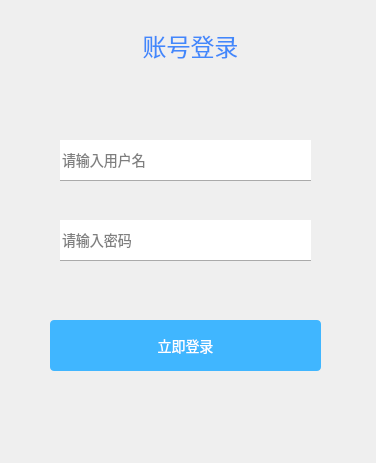
<?xml version="1.0" encoding="UTF-8"?>
<ui version="4.0">
 <class>Form</class>
 <widget class="QWidget" name="Form">
  <property name="geometry">
   <rect>
    <x>0</x>
    <y>0</y>
    <width>376</width>
    <height>463</height>
   </rect>
  </property>
  <property name="windowTitle">
   <string>Form</string>
  </property>
  <property name="windowOpacity">
   <double>1.000000000000000</double>
  </property>
  <property name="autoFillBackground">
   <bool>true</bool>
  </property>
  <property name="styleSheet">
   <string notr="true"/>
  </property>
  <widget class="QPushButton" name="pushButtonLogin">
   <property name="geometry">
    <rect>
     <x>50</x>
     <y>320</y>
     <width>271</width>
     <height>51</height>
    </rect>
   </property>
   <property name="font">
    <font>
     <family>微软雅黑</family>
     <pointsize>-1</pointsize>
    </font>
   </property>
   <property name="styleSheet">
    <string notr="true">color:white;background:#40b6ff;font-size:18px;box-shadow: 1px 1px 3px rgba(0,0,0,0.3);font-size:14px;border-radius: 4px;font-family: 微软雅黑;transition: 0.3s;</string>
   </property>
   <property name="text">
    <string>立即登录</string>
   </property>
  </widget>
  <widget class="QLineEdit" name="user">
   <property name="geometry">
    <rect>
     <x>60</x>
     <y>140</y>
     <width>251</width>
     <height>41</height>
    </rect>
   </property>
   <property name="font">
    <font>
     <family>微软雅黑</family>
     <pointsize>-1</pointsize>
    </font>
   </property>
   <property name="styleSheet">
    <string notr="true">border:none;border-bottom: 1px solid #aaa;font-size:14px;font-family: 微软雅黑;transition: 0.3s;</string>
   </property>
   <property name="placeholderText">
    <string>请输入用户名</string>
   </property>
  </widget>
  <widget class="QLineEdit" name="password">
   <property name="geometry">
    <rect>
     <x>60</x>
     <y>220</y>
     <width>251</width>
     <height>41</height>
    </rect>
   </property>
   <property name="font">
    <font>
     <family>微软雅黑</family>
     <pointsize>-1</pointsize>
    </font>
   </property>
   <property name="styleSheet">
    <string notr="true">border:none;border-bottom: 1px solid #aaa;font-size:14px;font-family: 微软雅黑;transition: 0.3s;</string>
   </property>
   <property name="inputMask">
    <string notr="true"/>
   </property>
   <property name="text">
    <string notr="true"/>
   </property>
   <property name="placeholderText">
    <string>请输入密码</string>
   </property>
  </widget>
  <widget class="QLabel" name="label">
   <property name="geometry">
    <rect>
     <x>110</x>
     <y>30</y>
     <width>161</width>
     <height>31</height>
    </rect>
   </property>
   <property name="font">
    <font>
     <family>微软雅黑</family>
     <pointsize>-1</pointsize>
    </font>
   </property>
   <property name="layoutDirection">
    <enum>Qt::LeftToRight</enum>
   </property>
   <property name="styleSheet">
    <string notr="true">font-size:24px;color:#4188fb;text-align:center;font-family: 微软雅黑;transition: 0.3s;</string>
   </property>
   <property name="text">
    <string>账号登录</string>
   </property>
   <property name="alignment">
    <set>Qt::AlignCenter</set>
   </property>
  </widget>
 </widget>
 <resources/>
 <connections/>
</ui>
